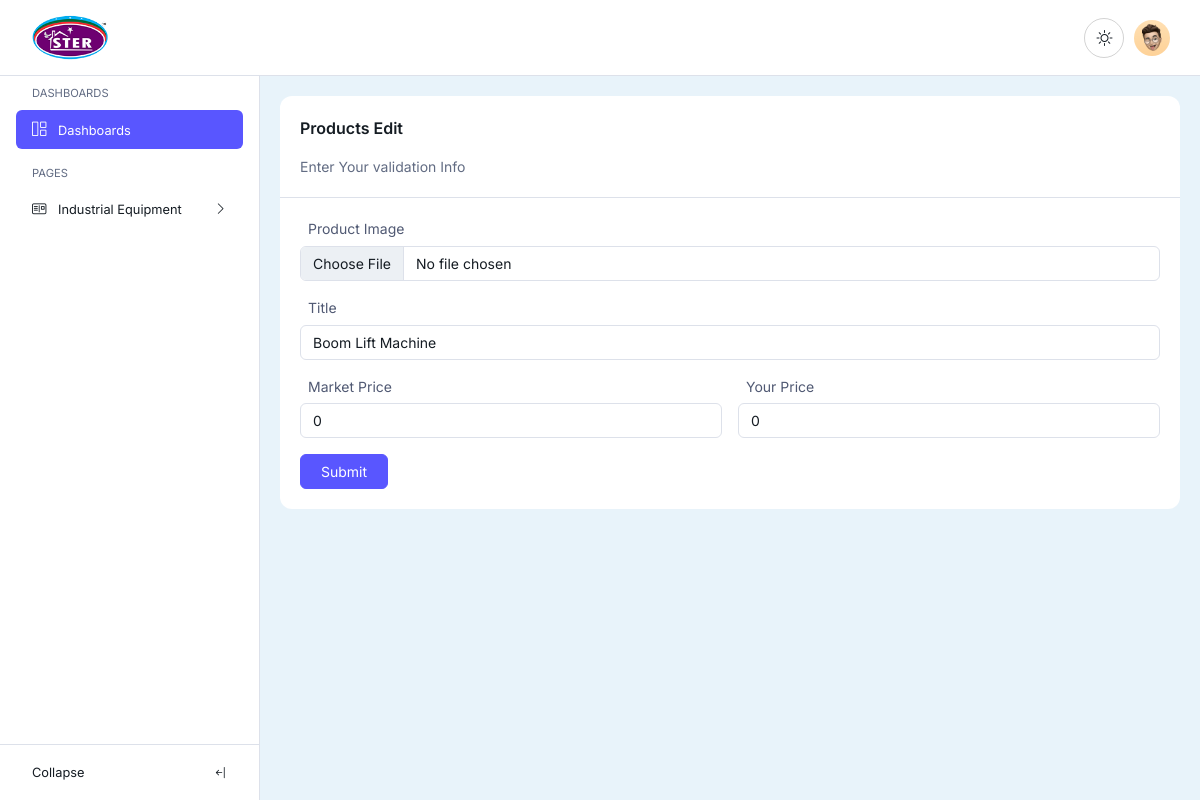
/admin/editIE.php?edit_id=6 (signed in), run on the app's committed database.
### tables this page shows
CREATE TABLE `products` (
  `id` int(11) NOT NULL,
  `title` varchar(225) NOT NULL,
  `img` varchar(1024) NOT NULL,
  `price` varchar(100) NOT NULL,
  `subprice` varchar(100) NOT NULL,
  `created_at` datetime NOT NULL
);

### libs/Operations.class.php (called while the page is built, shortened)
<?php
class Operations
{
    public static function getProduct($conn)
    {
        $getID = $_GET['edit_id'];
        $sql = "SELECT * FROM `products` WHERE `id` = '$getID'";
        $result = $conn->query($sql);
        return $result ? $result->fetch_assoc() : null;
    }
}
?>

### admin/editIE.php (the view, shortened to what this page needs)
<?php
	$error = "";
    $conn = Database::getConnect();
    $pro = Operations::getProduct($conn);
?>
<!DOCTYPE html>
<html lang="en" data-bs-theme="light">
    <head>
        <?php include "temp/head.php" ?>
    </head>
    <body class="">
        <?php include "temp/header.php" ?>
        <?php include "temp/sideheader.php" ?>
        <div class="main">
            <div class="row g-2">
                <div class="col-lg-12">
                    <div class="card h-100">
                        <div class="card-top d-flex justify-content-between">
                            <div class="card-heading d-flex align-self-center">
                                Products Edit
                            </div>
                        </div>
						<?= $error ? '<p class="component-desc text-danger">' . $error . '</p>' : "<p class='component-desc'>Enter Your validation Info</p>"; ?>
                        <div class="component-area border-top">
                            <form class="row g-3 needs-validation" method="POST" enctype="multipart/form-data" novalidate>
								<div class="col-md-12">
                                    <label for="validationCustom02" class="form-label">Product Image</label>
                                    <input type="file" class="form-control" name="img" id="validationCustom02"/>
                                </div>
                                <div class="col-md-12">
                                    <label for="validationCustom01" class="form-label">Title</label>
                                    <input type="text" class="form-control" name="title" id="validationCustom01" value="<?= $pro['title'] ?>" required />
                                </div>
                                <div class="col-md-6">
                                    <label for="validationCustomUsername" class="form-label">Market Price</label>
									<input type="number" class="form-control" id="validationCustom03" name="sub" value="<?= $pro['subprice'] ?>" required />
                                </div>
                                <div class="col-md-6">
                                    <label for="validationCustom03" class="form-label">Your Price</label>
                                    <input type="number" class="form-control" id="validationCustom03" name="price" value="<?= $pro['price'] ?>" required />
                                </div>
                                <div class="col-12">
                                    <button class="btn btn-primary" type="submit" name="submit">Submit</button>
                                </div>
                            </form>
                        </div>
                    </div>
                </div>
            </div>
        </div>
    </body>
</html>

### data on the page
products: title "Boom Lift Machine", sub "0", price "0"
